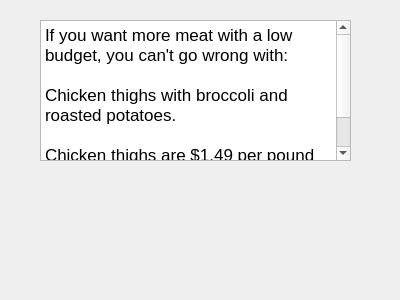
<?xml version="1.0" encoding="UTF-8"?>
<ui version="4.0">
 <class>meatbudget</class>
 <widget class="QDialog" name="meatbudget">
  <property name="geometry">
   <rect>
    <x>0</x>
    <y>0</y>
    <width>400</width>
    <height>300</height>
   </rect>
  </property>
  <property name="windowTitle">
   <string>Dialog</string>
  </property>
  <widget class="QTextBrowser" name="textBrowser">
   <property name="geometry">
    <rect>
     <x>40</x>
     <y>20</y>
     <width>311</width>
     <height>141</height>
    </rect>
   </property>
   <property name="html">
    <string>&lt;!DOCTYPE HTML PUBLIC &quot;-//W3C//DTD HTML 4.0//EN&quot; &quot;http://www.w3.org/TR/REC-html40/strict.dtd&quot;&gt;
&lt;html&gt;&lt;head&gt;&lt;meta name=&quot;qrichtext&quot; content=&quot;1&quot; /&gt;&lt;meta charset=&quot;utf-8&quot; /&gt;&lt;style type=&quot;text/css&quot;&gt;
p, li { white-space: pre-wrap; }
hr { height: 1px; border-width: 0; }
li.unchecked::marker { content: &quot;\2610&quot;; }
li.checked::marker { content: &quot;\2612&quot;; }
&lt;/style&gt;&lt;/head&gt;&lt;body style=&quot; font-family:'.AppleSystemUIFont'; font-size:13pt; font-weight:400; font-style:normal;&quot;&gt;
&lt;p style=&quot; margin-top:0px; margin-bottom:0px; margin-left:0px; margin-right:0px; -qt-block-indent:0; text-indent:0px;&quot;&gt;If you want more meat with a low budget, you can't go wrong with: &lt;/p&gt;
&lt;p style=&quot;-qt-paragraph-type:empty; margin-top:0px; margin-bottom:0px; margin-left:0px; margin-right:0px; -qt-block-indent:0; text-indent:0px;&quot;&gt;&lt;br /&gt;&lt;/p&gt;
&lt;p style=&quot; margin-top:0px; margin-bottom:0px; margin-left:0px; margin-right:0px; -qt-block-indent:0; text-indent:0px;&quot;&gt;Chicken thighs with broccoli and roasted potatoes. &lt;/p&gt;
&lt;p style=&quot;-qt-paragraph-type:empty; margin-top:0px; margin-bottom:0px; margin-left:0px; margin-right:0px; -qt-block-indent:0; text-indent:0px;&quot;&gt;&lt;br /&gt;&lt;/p&gt;
&lt;p style=&quot; margin-top:0px; margin-bottom:0px; margin-left:0px; margin-right:0px; -qt-block-indent:0; text-indent:0px;&quot;&gt;Chicken thighs are $1.49 per pound and is the cheapest meat item this week. &lt;/p&gt;&lt;/body&gt;&lt;/html&gt;</string>
   </property>
  </widget>
 </widget>
 <resources/>
 <connections/>
</ui>
